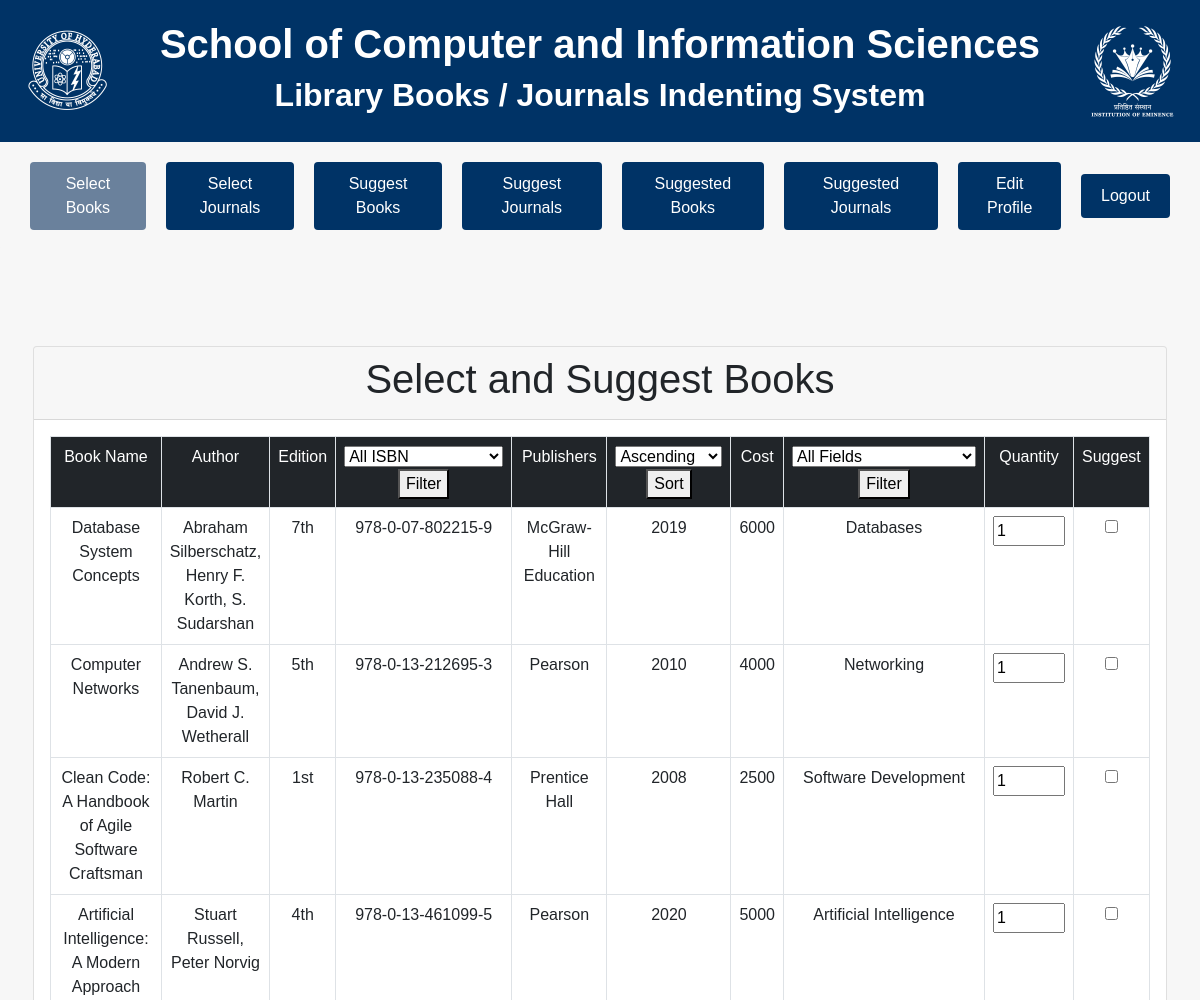
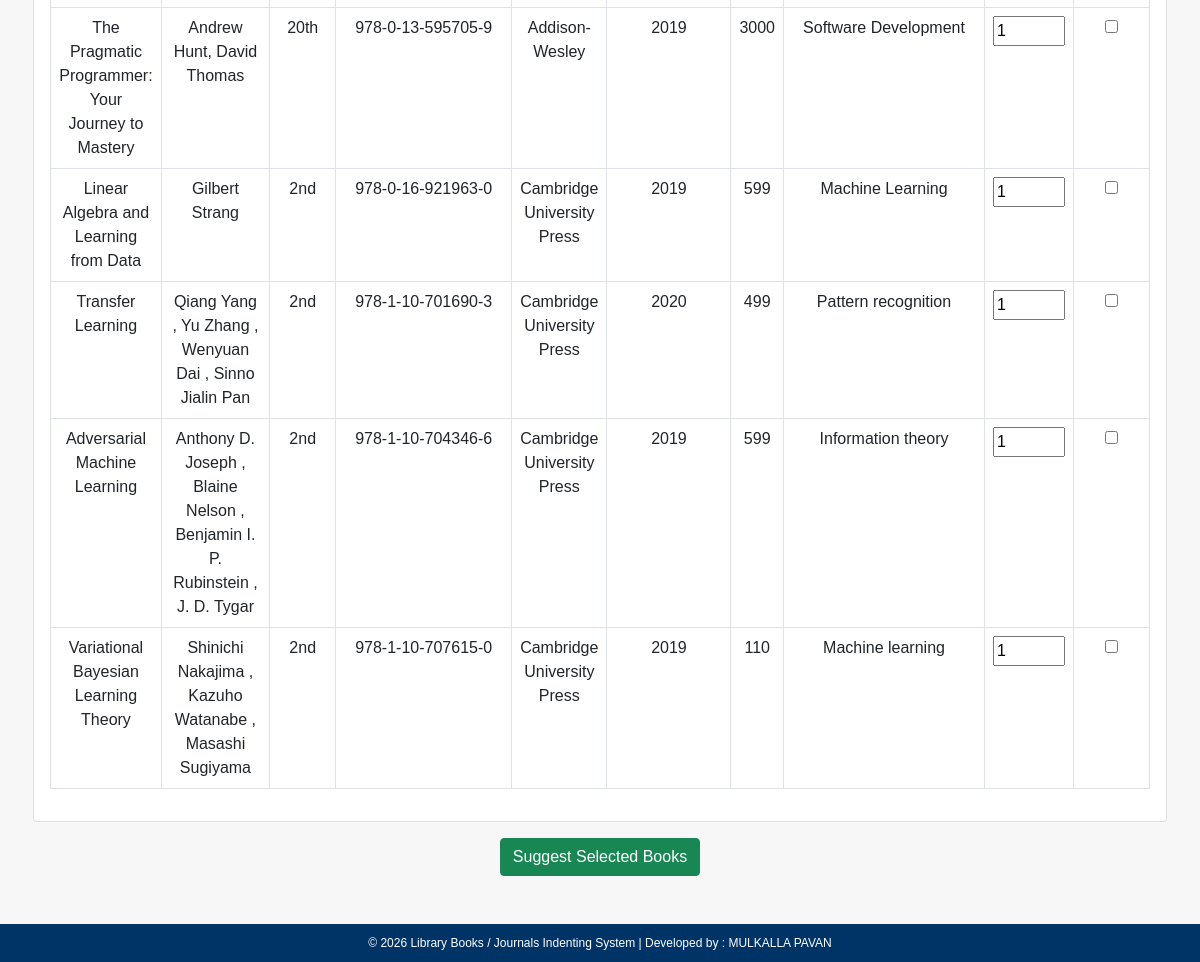
Screenshot of /faculty/select_book.php with the database file from the repository (2 pictures, top to bottom).
### tables this page shows
CREATE TABLE `add_new_books` (
  `book_name` varchar(200) DEFAULT NULL,
  `author` varchar(200) DEFAULT NULL,
  `edition` varchar(10) DEFAULT NULL,
  `isbn` varchar(20) NOT NULL,
  `publisher` varchar(200) DEFAULT NULL,
  `year` int(4) DEFAULT NULL,
  `cost` int(10) DEFAULT NULL,
  `field` varchar(200) DEFAULT NULL
);

### faculty/select_book.php (the view, shortened to what this page needs)
<!DOCTYPE html>
<html lang="en">
<head>
  <link rel="stylesheet" href="css/bootstrap.min.css">
</head>
<body>
<header>
    <div id="header">
      <div id="img_left">
        <img src="../img/uoh_logo_white.png" alt="University of Hyderabad">
      </div>
      <div id="title">
            <h1><b>School of Computer and Information Sciences</b></h1>
            <h2><b>Library Books / Journals Indenting System</b></h2>
        </div>
      <div id="img_right">
        <img src="../img/uoh_ioe_white.png" alt="University of Hyderabad">
      </div>
    </div>
  </header>
  <div id="navigation" align="center" class="btn-group1">
    <button onclick="window.location.href='select_book.php'" id="user-btn">Select Books</button>
    <button onclick="window.location.href='select_journal.php'">Select Journals</button>
    <button onclick="window.location.href='suggest_books.php'">Suggest Books</button>
    <button onclick="window.location.href='suggest_journals.php'">Suggest Journals</button>
    <button onclick="window.location.href='suggested_books.php'">Suggested Books</button>
    <button onclick="window.location.href='suggested_journals.php'">Suggested Journals</button>
    <button onclick="window.location.href='../faculty/profile/edit_profile.php'">Edit Profile</button>
    <button onclick="window.location.href='../faculty.php'">Logout</button>
  </div>
  <div class="container">
    <div class="row mt-5">
      <div class="col">
        <div class="card mt-5">
          <div class="card-header">
            <h2 class="display-6 text-center">Select and Suggest Books</h2>
          </div>
          <div class="card-body">
            <form action="process_suggested_books.php" method="post">
              <table class="table table-bordered text-center" id="bookTable">
                <tr class="bg-dark text-white heading-row">
                  <td> Book Name </td>
                  <td> Author </td>
                  <td> Edition </td>
                  <td>
                    <select id="isbnFilter">
                      <option value="">All ISBN</option>
                    </select>
                    <button type="button" onclick="filterTable0(); return false;">Filter</button>
                  </td>
                  <td> Publishers </td>
                  <td>
                    <select id="yearSortDirection">
                      <option value="asc">Ascending</option>
                    </select>
                    <button type="button" onclick="sortTable(); return false;">Sort</button>
                  </td>
                  <td> Cost </td>
                  <td>
                    <select id="fieldFilter">
                      <option value="">All Fields</option>
                      <?php
                      require_once 'config/db1.php';
                      ?>
                    </select>
                    <button type="button" onclick="filterTable(); return false;">Filter</button>
                  </td>
                  <td> Quantity </td>
                  <td> Suggest </td>
                </tr>
                <?php
                $query = "select * from add_new_books";
                $data = mysqli_query($con, $query);
                $total = mysqli_num_rows($data);
                if ($total != 0) {
                  while ($result = mysqli_fetch_assoc($data)) {
                    echo "
                                        <tr>
                                        <td>" . $result['book_name'] . "</td>
                                        <td>" . $result['author'] . "</td>
                                        <td>" . $result['edition'] . "</td>
                                        <td>" . $result['isbn'] . "</td>
                                        <td>" . $result['publisher'] . "</td>
                                        <td>" . $result['year'] . "</td>
                                        <td>" . $result['cost'] . "</td>
                                        <td>" . $result['field'] . "</td>
                                        <td>
                                        <input type='number' name='quantity[]' value='1' min='1' max='100' size='1'>
                                        </td>
                                        <td>
                                            <input type='checkbox' class='suggested-book-checkbox' data-book='" . htmlentities(json_encode($result)) . "'>
                                        </td>
                                        </tr>
                                        ";
                  }
                } else {
                  echo "No records found";
                }
                ?>
              </table>
            </form>
          </div>
        </div>
      </div>
    </div>
  </div>
  <div class="text-center mt-3">
    <button id="suggestButton" class="btn btn-success" type="button">Suggest Selected Books</button>
  </div>
</body>
<br> <br>
        <?php include('../footer.php');?>
</html>

### faculty/footer.php
<footer>
            <div class="row">
                <center>
                    &copy; <?php echo date('Y');?> Library Books / Journals Indenting System | Developed by : MULKALLA PAVAN</a>
                </center>
            </div>
    </footer>

### faculty/select_book.php (style rules this page uses)
body { font-family: Arial, sans-serif; margin: 0; padding: 0; background-color: #f7f7f7; }
h1, h2 { text-align: center; }
#header { display: flex; align-items: center; justify-content: space-between; padding: 20px; background-color: #003366; color: white; width: auto; position: sticky; top: 0; z-index: 1000; }
#navigation { display: flex; align-items: center; justify-content: space-between; padding: 20px; background-color: #f7f7f7; color: white; width: auto; position: sticky; top: 0; z-index: 100; }
#img_left, #img_right { flex: 0 0 auto; }
#img_left img, #img_right img { max-width: 100%; height: auto; }
#title { flex: 1 1 auto; text-align: center; margin: 0; }
.btn-group1 { display: flex; justify-content: center; border-radius: 4px; }
.btn-group1 button { background-color: #003366; color: #fff; border: none; padding: 10px 20px; margin: 0 10px; cursor: pointer; font-size: 16px; border-radius: 4px; }
#user-btn.active { background-color: #6a819c; }
.container { display: flex; flex-direction: column; justify-content: center; align-items: center; }
footer { padding: 10px; color: #fff; font-size: 12px; background-color: #003366; }

### rows the page displays
add_new_books: book_name "Database System Concepts", author "Abraham Silberschatz, Henry F. Korth, S. Sudarshan", edition "7th", isbn "978-0-07-802215-9", publisher "McGraw-Hill Education", year "2019", cost "6000", field "Databases"
add_new_books: book_name "Computer Networks", author "Andrew S. Tanenbaum, David J. Wetherall", edition "5th", isbn "978-0-13-212695-3", publisher "Pearson", year "2010", cost "4000", field "Networking"
add_new_books: book_name "Clean Code: A Handbook of Agile Software Craftsman", author "Robert C. Martin", edition "1st", isbn "978-0-13-235088-4", publisher "Prentice Hall", year "2008", cost "2500", field "Software Development"
add_new_books: book_name "Artificial Intelligence: A Modern Approach", author "Stuart Russell, Peter Norvig", edition "4th", isbn "978-0-13-461099-5", publisher "Pearson", year "2020", cost "5000", field "Artificial Intelligence"
add_new_books: book_name "The Pragmatic Programmer: Your Journey to Mastery", author "Andrew Hunt, David Thomas", edition "20th", isbn "978-0-13-595705-9", publisher "Addison-Wesley", year "2019", cost "3000", field "Software Development"
add_new_books: book_name "Linear Algebra and Learning from Data", author "Gilbert Strang", edition "2nd", isbn "978-0-16-921963-0", publisher "Cambridge University Press", year "2019", cost "599", field "Machine Learning"
add_new_books: book_name "Transfer Learning", author "Qiang Yang , Yu Zhang , Wenyuan Dai , Sinno Jialin Pan", edition "2nd", isbn "978-1-10-701690-3", publisher "Cambridge University Press", year "2020", cost "499", field "Pattern recognition"
add_new_books: book_name "Adversarial Machine Learning", author "Anthony D. Joseph , Blaine Nelson , Benjamin I. P. Rubinstein , J. D. Tygar", edition "2nd", isbn "978-1-10-704346-6", publisher "Cambridge University Press", year "2019", cost "599", field "Information theory"
add_new_books: book_name "Variational Bayesian Learning Theory", author "Shinichi Nakajima , Kazuho Watanabe , Masashi Sugiyama", edition "2nd", isbn "978-1-10-707615-0", publisher "Cambridge University Press", year "2019", cost "110", field "Machine learning"
